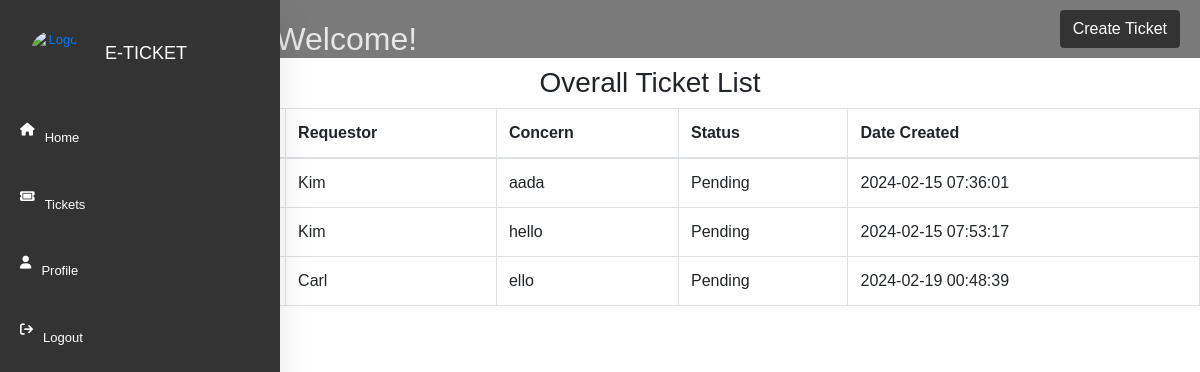
The app's page /Home_User.php with its own data.
### tables this page shows
CREATE TABLE `ticket` (
  `ticket_id` int(11) NOT NULL,
  `company` varchar(30) NOT NULL,
  `branch` varchar(30) NOT NULL,
  `requester` varchar(50) NOT NULL,
  `concern` varchar(50) NOT NULL,
  `status` varchar(50) NOT NULL DEFAULT 'Pending',
  `date_created` timestamp NOT NULL DEFAULT current_timestamp() ON UPDATE current_timestamp()
);

### Home_User.php (the view, shortened to what this page needs)
<?php
include('sidebar_user.php');
include('crud.php');
function getAll($table)
{
    global $con;
    $query = "SELECT * FROM $table";
    return $query_run = mysqli_query($con, $query);
}
?>
<!DOCTYPE html>
<html lang="en">
<head>
    <link rel="stylesheet" href="https://stackpath.bootstrapcdn.com/bootstrap/4.5.2/css/bootstrap.min.css">
    <link rel="stylesheet" href="https://cdnjs.cloudflare.com/ajax/libs/font-awesome/6.0.0-beta3/css/all.min.css">
</head>
<body style="margin-left: 100px">
    <div style="background:#7a7a7a; padding-top:20px;">
        <h2 style="margin-left: 10px; color:#e7e7e7;">Hello User, Welcome!</h2>
    </div>
    <div class="continer1">
        <button type="button" class="btn btn-custom" data-toggle="modal" data-target="#myModal" style="position: absolute; top: 10px; right: 20px;">Create Ticket</button>
        <h3>
            <center>Overall Ticket List</center>
        </h3>
        <table class="table table-bordered">
            <thead>
                <tr>
                    <th>Ticket ID</th>
                    <th>Requestor</th>
                    <th>Concern</th>
                    <th>Status</th>
                    <th>Date Created</th>
                </tr>
            </thead>
            <tbody>
                <?php
                $ticket = getAll("ticket");
                if (mysqli_num_rows($ticket) > 0) {
                    foreach ($ticket as $item) {
                ?>
                        <tr>
                            <td><?= $item['ticket_id']; ?></td>
                            <td><?= $item['requester']; ?></td>
                            <td><?= $item['concern']; ?></td>
                            <td><?= $item['status']; ?></td>
                            <td><?= $item['date_created']; ?></td>
                        </tr>
                <?php
                    }
                } else {
                    echo "No Records Found!";
                }
                ?>
            </tbody>
        </table>
    </div>
</body>
</html>

### css/sidebar.css (style rules this page uses)
* { margin: 0; padding: 0; outline: none; border: none; text-decoration: none; box-sizing: border-box; font-family: "Poppins", sans-serif; }
body { background-color: #333333; }

### Home_User.php (style rules this page uses)
.btn-custom { background-color: #333333; color: #ffffff; transition: color 0.3s; }

### records on screen
ticket: requester "Kim", concern "aada", status "Pending", date_created "2024-02-15 07:36:01"
ticket: requester "Kim", concern "hello", status "Pending", date_created "2024-02-15 07:53:17"
ticket: requester "Carl", concern "ello", status "Pending", date_created "2024-02-19 00:48:39"
